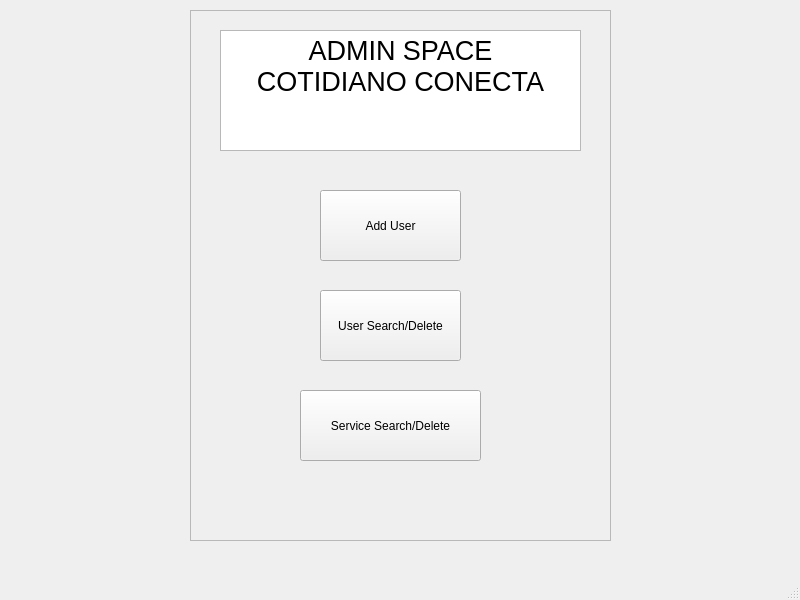
<?xml version="1.0" encoding="UTF-8"?>
<ui version="4.0">
 <class>adminSpaceWindow</class>
 <widget class="QMainWindow" name="adminSpaceWindow">
  <property name="geometry">
   <rect>
    <x>0</x>
    <y>0</y>
    <width>800</width>
    <height>600</height>
   </rect>
  </property>
  <property name="windowTitle">
   <string>MainWindow</string>
  </property>
  <widget class="QWidget" name="centralwidget">
   <widget class="QFrame" name="frame">
    <property name="geometry">
     <rect>
      <x>190</x>
      <y>10</y>
      <width>421</width>
      <height>531</height>
     </rect>
    </property>
    <property name="frameShape">
     <enum>QFrame::StyledPanel</enum>
    </property>
    <property name="frameShadow">
     <enum>QFrame::Raised</enum>
    </property>
    <widget class="QTextBrowser" name="textBrowser">
     <property name="geometry">
      <rect>
       <x>30</x>
       <y>20</y>
       <width>361</width>
       <height>121</height>
      </rect>
     </property>
     <property name="html">
      <string>&lt;!DOCTYPE HTML PUBLIC &quot;-//W3C//DTD HTML 4.0//EN&quot; &quot;http://www.w3.org/TR/REC-html40/strict.dtd&quot;&gt;
&lt;html&gt;&lt;head&gt;&lt;meta name=&quot;qrichtext&quot; content=&quot;1&quot; /&gt;&lt;meta charset=&quot;utf-8&quot; /&gt;&lt;style type=&quot;text/css&quot;&gt;
p, li { white-space: pre-wrap; }
hr { height: 1px; border-width: 0; }
li.unchecked::marker { content: &quot;\2610&quot;; }
li.checked::marker { content: &quot;\2612&quot;; }
&lt;/style&gt;&lt;/head&gt;&lt;body style=&quot; font-family:'Ubuntu'; font-size:11pt; font-weight:400; font-style:normal;&quot;&gt;
&lt;p align=&quot;center&quot; style=&quot; margin-top:0px; margin-bottom:0px; margin-left:0px; margin-right:0px; -qt-block-indent:0; text-indent:0px;&quot;&gt;&lt;span style=&quot; font-size:20pt;&quot;&gt;ADMIN SPACE&lt;/span&gt;&lt;/p&gt;
&lt;p align=&quot;center&quot; style=&quot; margin-top:0px; margin-bottom:0px; margin-left:0px; margin-right:0px; -qt-block-indent:0; text-indent:0px;&quot;&gt;&lt;span style=&quot; font-size:20pt;&quot;&gt;COTIDIANO CONECTA&lt;/span&gt;&lt;/p&gt;&lt;/body&gt;&lt;/html&gt;</string>
     </property>
    </widget>
    <widget class="QPushButton" name="serviceSearchButton">
     <property name="geometry">
      <rect>
       <x>130</x>
       <y>180</y>
       <width>141</width>
       <height>71</height>
      </rect>
     </property>
     <property name="text">
      <string>Add User</string>
     </property>
    </widget>
    <widget class="QPushButton" name="serviceSearchButton_2">
     <property name="geometry">
      <rect>
       <x>130</x>
       <y>280</y>
       <width>141</width>
       <height>71</height>
      </rect>
     </property>
     <property name="text">
      <string>User Search/Delete</string>
     </property>
    </widget>
    <widget class="QPushButton" name="serviceSearchButton_3">
     <property name="geometry">
      <rect>
       <x>110</x>
       <y>380</y>
       <width>181</width>
       <height>71</height>
      </rect>
     </property>
     <property name="text">
      <string>Service Search/Delete</string>
     </property>
    </widget>
   </widget>
  </widget>
  <widget class="QMenuBar" name="menubar">
   <property name="geometry">
    <rect>
     <x>0</x>
     <y>0</y>
     <width>800</width>
     <height>22</height>
    </rect>
   </property>
  </widget>
  <widget class="QStatusBar" name="statusbar"/>
 </widget>
 <resources/>
 <connections/>
</ui>
